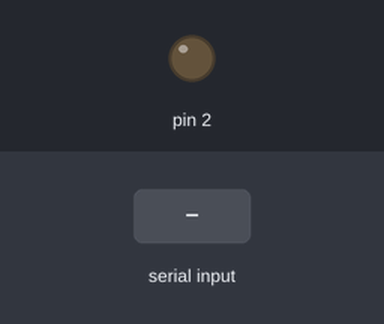
A sketch run on a simulated Arduino Uno, built with avr-gcc and run on an emulated ATmega328P. Parts: output pins drawn as LEDs (lit = HIGH). The inputs (shaded band) are chosen by the test bench.

Above: at 1.2 s.
1.3 s: "r" received over Serial
At 2.5 s:
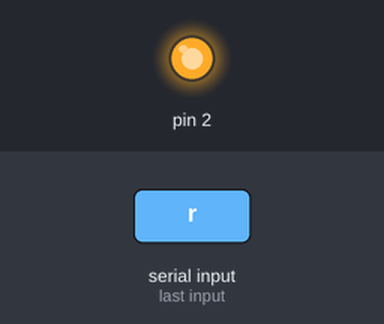
2.8 s: "c" received over Serial
At 3.6 s:
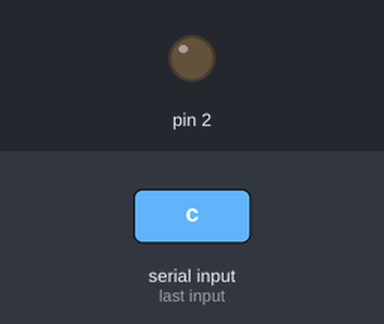
Timing chart, 0 to 5.8 s (numbered marks = the images above; inputs shaded):
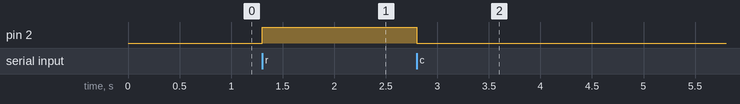

The sketch:

remote-shutter.ino
```cpp
int command = 0;

void setup() {
  Serial.begin(9600);

  pinMode(2, OUTPUT);
  digitalWrite(LED_BUILTIN, LOW);
  digitalWrite(2, LOW);
}

void loop() {
  if (Serial.available() > 0) {
    command = Serial.read();

    if( command == 'c' ) { /* Close, aka stop capturing photo */
      digitalWrite(LED_BUILTIN, LOW);
      digitalWrite(2, LOW);
    } else if( command == 'r' ) { /* Release, aka press the button */
      digitalWrite(LED_BUILTIN, HIGH);
      digitalWrite(2, HIGH);
    }
  }
}
```

Measured:
- after the input at 1.3 s, pin 2: LOW → HIGH at once
- after the input at 2.8 s, pin 2: HIGH → LOW at once
